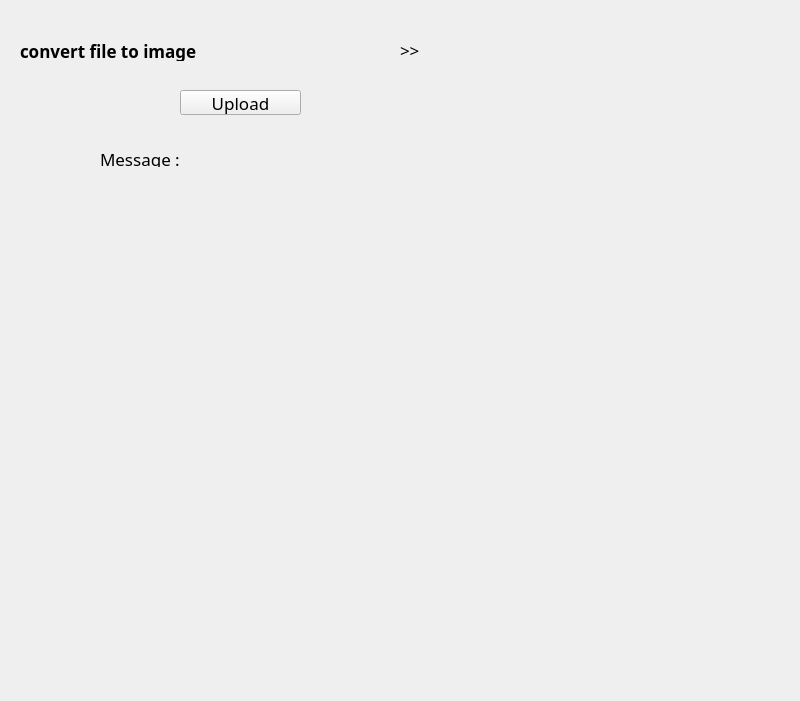
<?xml version="1.0" encoding="UTF-8"?>
<ui version="4.0">
 <class>VoiceRecognitionWidget</class>
 <widget class="QWidget" name="VoiceRecognitionWidget">
  <property name="geometry">
   <rect>
    <x>0</x>
    <y>0</y>
    <width>800</width>
    <height>701</height>
   </rect>
  </property>
  <property name="minimumSize">
   <size>
    <width>800</width>
    <height>300</height>
   </size>
  </property>
  <property name="windowTitle">
   <string>Form</string>
  </property>
  <widget class="QLabel" name="label">
   <property name="geometry">
    <rect>
     <x>20</x>
     <y>40</y>
     <width>231</width>
     <height>21</height>
    </rect>
   </property>
   <property name="font">
    <font>
     <family>Ubuntu Condensed</family>
     <pointsize>13</pointsize>
     <weight>75</weight>
     <bold>true</bold>
    </font>
   </property>
   <property name="text">
    <string>convert file to image</string>
   </property>
  </widget>
  <widget class="QLabel" name="msglbl">
   <property name="geometry">
    <rect>
     <x>100</x>
     <y>150</y>
     <width>581</width>
     <height>17</height>
    </rect>
   </property>
   <property name="font">
    <font>
     <family>Ubuntu Condensed</family>
     <pointsize>13</pointsize>
    </font>
   </property>
   <property name="text">
    <string>Message : </string>
   </property>
  </widget>
  <widget class="QLabel" name="remlbl">
   <property name="geometry">
    <rect>
     <x>400</x>
     <y>40</y>
     <width>311</width>
     <height>20</height>
    </rect>
   </property>
   <property name="font">
    <font>
     <family>Ubuntu Condensed</family>
     <pointsize>13</pointsize>
    </font>
   </property>
   <property name="text">
    <string>&gt;&gt; </string>
   </property>
  </widget>
  <widget class="QPushButton" name="uploadbtn">
   <property name="geometry">
    <rect>
     <x>180</x>
     <y>90</y>
     <width>121</width>
     <height>25</height>
    </rect>
   </property>
   <property name="font">
    <font>
     <family>Ubuntu Condensed</family>
     <pointsize>13</pointsize>
    </font>
   </property>
   <property name="text">
    <string>Upload</string>
   </property>
  </widget>
 </widget>
 <resources/>
 <connections/>
</ui>
